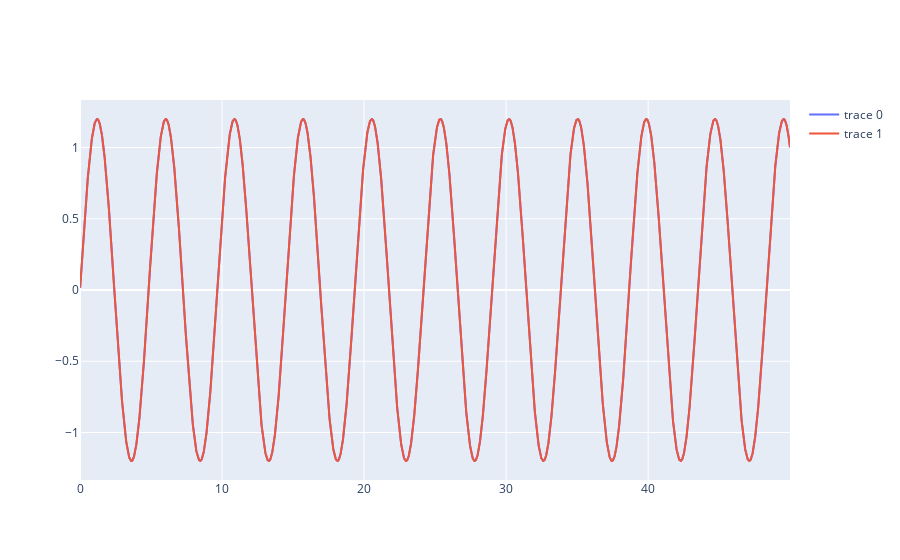

Source (notebook cell):
### Markdown cell above
### synchronization - order parameter

### Code cell
py.iplot([go.Scatter(x=timeline,y=stateB[:,0]/stateA[:,0]),
         go.Scatter(x=timeline,y=stateB[:,1]/stateA[:,1])])

### Figure 1 — Plotly figure (JSON) as saved in the notebook; plotly's stock layout.template omitted (floating-point values rounded to 4 significant figures; data arrays with more than 128 entries replaced by an {"elided": "..."} marker saying what was removed)
{"data": [{"type": "scatter", "x": {"elided": "5000 float values"}, "y": {"elided": "5000 float values"}}, {"type": "scatter", "x": {"elided": "5000 float values"}, "y": {"elided": "5000 float values"}}], "layout": {}}
